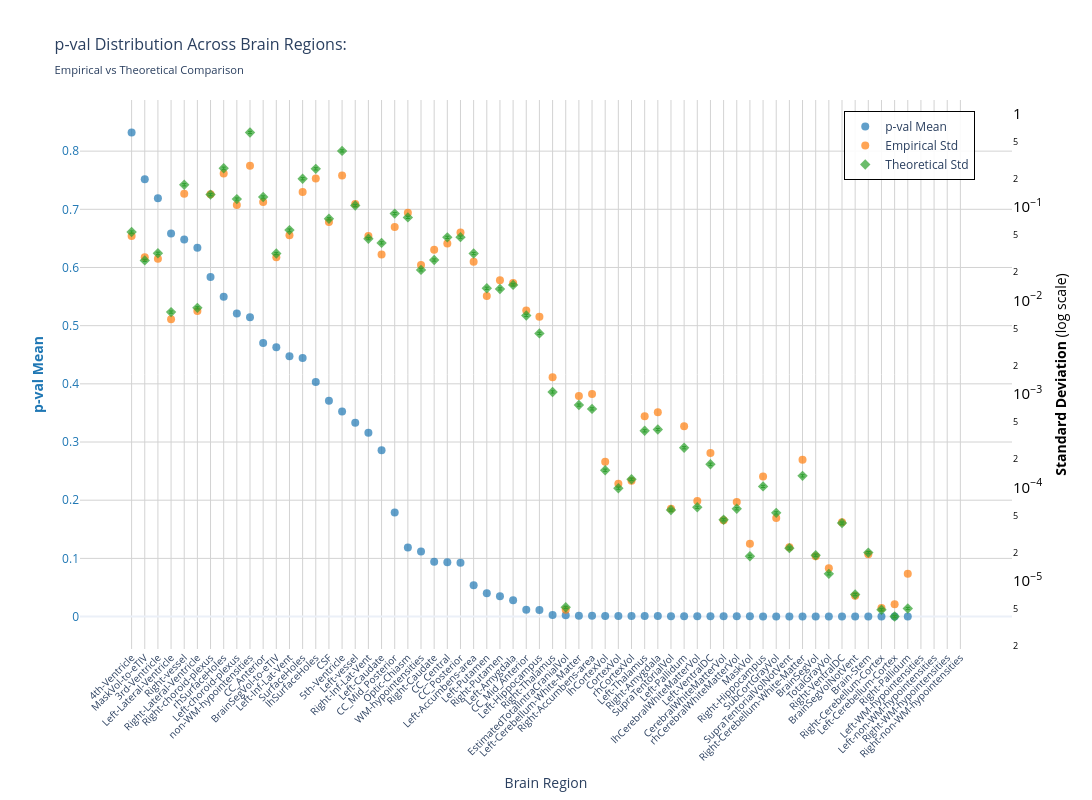
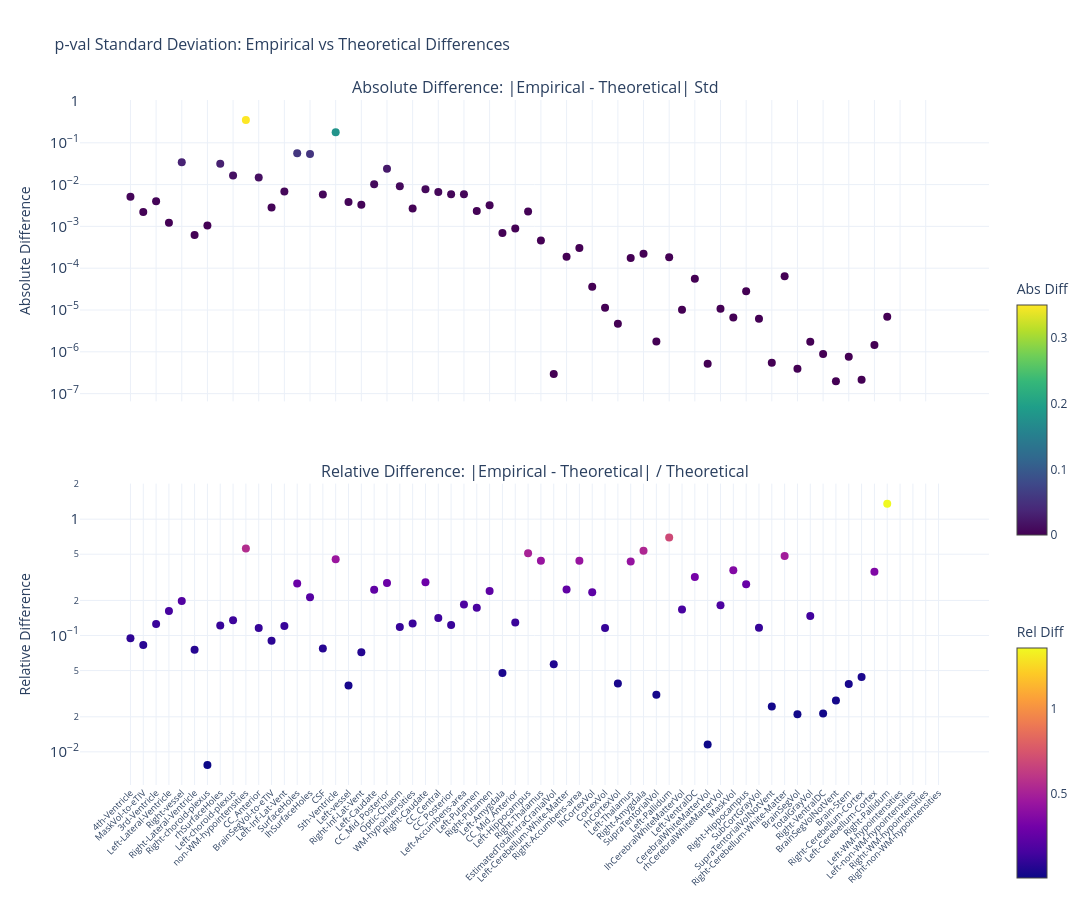

Source (notebook cell) for these figures, in order:
### Markdown cell above
### p-value

### Code cell
nu_nav = df_npvr[(df_npvr["timepoint"] == "baseline") & (df_npvr["group"] == "HC-PD")]
data_path = stats_dir / f"student_baseline_{METRIC}.parquet"
df, stats = get_test_stats(
    data_path, stat_functions_F, nu_nav, hemisphere=False, study="baseline"
)
show_figure(stats, hemisphere=False, stat_name="p-val", study="baseline", metric=METRIC)

### Figure 1 — Plotly figure (JSON) as saved in the notebook; plotly's stock layout.template omitted (floating-point values rounded to 4 significant figures)
{"data": [{"hovertemplate": "<b>%{x}</b><br>Mean p-val: %{y:.2f}<br><extra></extra>", "marker": {"color": "#1f77b4", "opacity": 0.7, "size": 8}, "mode": "markers", "name": "p-val Mean", "type": "scatter", "x": ["4th-Ventricle", "MaskVol-to-eTIV", "3rd-Ventricle", "Left-Lateral-Ventricle", "Right-vessel", "Right-Lateral-Ventricle", "Right-choroid-plexus", "rhSurfaceHoles", "Left-choroid-plexus", "non-WM-hypointensities", "CC_Anterior", "BrainSegVol-to-eTIV", "Left-Inf-Lat-Vent", "SurfaceHoles", "lhSurfaceHoles", "CSF", "5th-Ventricle", "Left-vessel", "Right-Inf-Lat-Vent", "Left-Caudate", "CC_Mid_Posterior", "Optic-Chiasm", "WM-hypointensities", "Right-Caudate", "CC_Central", "CC_Posterior", "Left-Accumbens-area", "Left-Putamen", "Right-Putamen", "Left-Amygdala", "CC_Mid_Anterior", "Left-Hippocampus", "Right-Thalamus", "EstimatedTotalIntraCranialVol", "Left-Cerebellum-White-Matter", "Right-Accumbens-area", "lhCortexVol", "CortexVol", "rhCortexVol", "Left-Thalamus", "Right-Amygdala", "SupraTentorialVol", "Left-Pallidum", "lhCerebralWhiteMatterVol", "Left-VentralDC", "CerebralWhiteMatterVol", "rhCerebralWhiteMatterVol", "MaskVol", "Right-Hippocampus", "SubCortGrayVol", "SupraTentorialVolNotVent", "Right-Cerebellum-White-Matter", "BrainSegVol", "TotalGrayVol", "Right-VentralDC", "BrainSegVolNotVent", "Brain-Stem", "Right-Cerebellum-Cortex", "Left-Cerebellum-Cortex", "Right-Pallidum", "Left-WM-hypointensities", "Left-non-WM-hypointensities", "Right-WM-hypointensities", "Right-non-WM-hypointensities"], "y": [0.8321, 0.7518, 0.7192, 0.6583, 0.6481, 0.634, 0.5838, 0.5497, 0.5209, 0.5146, 0.4704, 0.4628, 0.4476, 0.4443, 0.4031, 0.3709, 0.3526, 0.3329, 0.316, 0.2857, 0.1787, 0.1188, 0.1117, 0.0941, 0.09322, 0.09254, 0.05371, 0.04024, 0.03493, 0.02822, 0.01172, 0.01112, 0.002504, 0.002409, 0.001502, 0.001182, 0.001156, 0.001055, 0.001019, 0.0008593, 0.0007776, 0.000633, 0.0004631, 0.000396, 0.0003737, 0.0003664, 0.0003598, 0.0003196, 0.0002424, 0.0002227, 0.0002219, 0.0002193, 0.0002071, 0.000131, 8.272e-05, 7.135e-05, 6.379e-05, 1.908e-05, 1.8e-05, 9.438e-06, NaN, NaN, NaN, NaN], "yaxis": "y"}, {"hovertemplate": "<b>%{x}</b><br>Empirical Std: %{y:.3f}<br><extra></extra>", "marker": {"color": "#ff7f0e", "opacity": 0.7, "size": 8, "symbol": "circle"}, "mode": "markers", "name": "Empirical Std", "type": "scatter", "x": ["4th-Ventricle", "MaskVol-to-eTIV", "3rd-Ventricle", "Left-Lateral-Ventricle", "Right-vessel", "Right-Lateral-Ventricle", "Right-choroid-plexus", "rhSurfaceHoles", "Left-choroid-plexus", "non-WM-hypointensities", "CC_Anterior", "BrainSegVol-to-eTIV", "Left-Inf-Lat-Vent", "SurfaceHoles", "lhSurfaceHoles", "CSF", "5th-Ventricle", "Left-vessel", "Right-Inf-Lat-Vent", "Left-Caudate", "CC_Mid_Posterior", "Optic-Chiasm", "WM-hypointensities", "Right-Caudate", "CC_Central", "CC_Posterior", "Left-Accumbens-area", "Left-Putamen", "Right-Putamen", "Left-Amygdala", "CC_Mid_Anterior", "Left-Hippocampus", "Right-Thalamus", "EstimatedTotalIntraCranialVol", "Left-Cerebellum-White-Matter", "Right-Accumbens-area", "lhCortexVol", "CortexVol", "rhCortexVol", "Left-Thalamus", "Right-Amygdala", "SupraTentorialVol", "Left-Pallidum", "lhCerebralWhiteMatterVol", "Left-VentralDC", "CerebralWhiteMatterVol", "rhCerebralWhiteMatterVol", "MaskVol", "Right-Hippocampus", "SubCortGrayVol", "SupraTentorialVolNotVent", "Right-Cerebellum-White-Matter", "BrainSegVol", "TotalGrayVol", "Right-VentralDC", "BrainSegVolNotVent", "Brain-Stem", "Right-Cerebellum-Cortex", "Left-Cerebellum-Cortex", "Right-Pallidum", "Left-WM-hypointensities", "Left-non-WM-hypointensities", "Right-WM-hypointensities", "Right-non-WM-hypointensities"], "y": [0.04865, 0.02894, 0.02786, 0.006272, 0.1383, 0.007689, 0.1363, 0.2275, 0.1047, 0.2757, 0.1127, 0.02885, 0.04959, 0.1441, 0.2008, 0.06879, 0.2172, 0.1071, 0.04892, 0.03101, 0.06078, 0.08628, 0.02386, 0.03473, 0.04052, 0.05324, 0.02583, 0.01113, 0.01644, 0.01533, 0.007785, 0.006687, 0.001507, 4.907e-06, 0.0009463, 0.0009926, 0.000188, 0.0001092, 0.0001172, 0.0005762, 0.0006363, 5.881e-05, 0.0004489, 7.131e-05, 0.0002327, 4.443e-05, 6.956e-05, 2.492e-05, 0.0001303, 4.705e-05, 2.287e-05, 0.0001966, 1.834e-05, 1.36e-05, 4.226e-05, 6.924e-06, 1.923e-05, 5.103e-06, 5.606e-06, 1.191e-05, NaN, NaN, NaN, NaN], "yaxis": "y2"}, {"error_y": {"array": [0.001506, 0.000749, 0.0008931, 0.0002098, 0.004829, 0.000233, 0.003791, 0.007259, 0.003394, 0.01752, 0.003573, 0.0008883, 0.00158, 0.005603, 0.007146, 0.002089, 0.01112, 0.002895, 0.001279, 0.001154, 0.002374, 0.002162, 0.0005932, 0.0007562, 0.001322, 0.001328, 0.0008878, 0.0003772, 0.000371, 0.0004099, 0.0001932, 0.0001241, 2.933e-05, 1.457e-07, 2.123e-05, 1.933e-05, 4.263e-06, 2.741e-06, 3.416e-06, 1.126e-05, 1.162e-05, 1.598e-06, 7.42e-06, 1.712e-06, 4.944e-06, 1.259e-06, 1.649e-06, 5.119e-07, 2.862e-06, 1.492e-06, 6.255e-07, 3.715e-06, 5.249e-07, 3.321e-07, 1.159e-06, 1.995e-07, 5.603e-07, 1.369e-07, 1.16e-07, 1.415e-07, NaN, NaN, NaN, NaN], "arrayminus": [0.001464, 0.0007282, 0.0008683, 0.000204, 0.004696, 0.0002265, 0.003686, 0.007058, 0.0033, 0.01703, 0.003474, 0.0008636, 0.001536, 0.005447, 0.006948, 0.002031, 0.01081, 0.002814, 0.001243, 0.001122, 0.002309, 0.002102, 0.0005767, 0.0007353, 0.001286, 0.001291, 0.0008632, 0.0003668, 0.0003607, 0.0003986, 0.0001878, 0.0001206, 2.852e-05, 1.417e-07, 2.064e-05, 1.879e-05, 4.145e-06, 2.665e-06, 3.321e-06, 1.095e-05, 1.13e-05, 1.554e-06, 7.215e-06, 1.664e-06, 4.807e-06, 1.225e-06, 1.604e-06, 4.977e-07, 2.783e-06, 1.451e-06, 6.082e-07, 3.612e-06, 5.103e-07, 3.229e-07, 1.127e-06, 1.94e-07, 5.448e-07, 1.331e-07, 1.128e-07, 1.376e-07, NaN, NaN, NaN, NaN], "color": "#2ca02c", "thickness": 1, "type": "data", "visible": true, "width": 2}, "hovertemplate": "<b>%{x}</b><br>Theoretical Std: %{y:.3f}<br><extra></extra>", "marker": {"color": "#2ca02c", "opacity": 0.7, "size": 8, "symbol": "diamond"}, "mode": "markers", "name": "Theoretical Std", "type": "scatter", "x": ["4th-Ventricle", "MaskVol-to-eTIV", "3rd-Ventricle", "Left-Lateral-Ventricle", "Right-vessel", "Right-Lateral-Ventricle", "Right-choroid-plexus", "rhSurfaceHoles", "Left-choroid-plexus", "non-WM-hypointensities", "CC_Anterior", "BrainSegVol-to-eTIV", "Left-Inf-Lat-Vent", "SurfaceHoles", "lhSurfaceHoles", "CSF", "5th-Ventricle", "Left-vessel", "Right-Inf-Lat-Vent", "Left-Caudate", "CC_Mid_Posterior", "Optic-Chiasm", "WM-hypointensities", "Right-Caudate", "CC_Central", "CC_Posterior", "Left-Accumbens-area", "Left-Putamen", "Right-Putamen", "Left-Amygdala", "CC_Mid_Anterior", "Left-Hippocampus", "Right-Thalamus", "EstimatedTotalIntraCranialVol", "Left-Cerebellum-White-Matter", "Right-Accumbens-area", "lhCortexVol", "CortexVol", "rhCortexVol", "Left-Thalamus", "Right-Amygdala", "SupraTentorialVol", "Left-Pallidum", "lhCerebralWhiteMatterVol", "Left-VentralDC", "CerebralWhiteMatterVol", "rhCerebralWhiteMatterVol", "MaskVol", "Right-Hippocampus", "SubCortGrayVol", "SupraTentorialVolNotVent", "Right-Cerebellum-White-Matter", "BrainSegVol", "TotalGrayVol", "Right-VentralDC", "BrainSegVolNotVent", "Brain-Stem", "Right-Cerebellum-Cortex", "Left-Cerebellum-Cortex", "Right-Pallidum", "Left-WM-hypointensities", "Left-non-WM-hypointensities", "Right-WM-hypointensities", "Right-non-WM-hypointensities"], "y": [0.05375, 0.02673, 0.03188, 0.007489, 0.1724, 0.008315, 0.1353, 0.2591, 0.1211, 0.6253, 0.1275, 0.0317, 0.0564, 0.2, 0.2551, 0.07455, 0.3969, 0.1033, 0.04564, 0.04118, 0.08475, 0.07715, 0.02117, 0.02699, 0.0472, 0.0474, 0.03169, 0.01346, 0.01324, 0.01463, 0.006895, 0.004429, 0.001047, 5.202e-06, 0.0007578, 0.0006898, 0.0001522, 9.782e-05, 0.0001219, 0.000402, 0.0004146, 5.704e-05, 0.0002648, 6.11e-05, 0.0001765, 4.495e-05, 5.887e-05, 1.827e-05, 0.0001021, 5.325e-05, 2.233e-05, 0.0001326, 1.873e-05, 1.185e-05, 4.138e-05, 7.121e-06, 2e-05, 4.888e-06, 4.141e-06, 5.05e-06, NaN, NaN, NaN, NaN], "yaxis": "y2"}], "layout": {"height": 800, "hovermode": "x", "legend": {"bgcolor": "rgba(255, 255, 255, 0.9)", "bordercolor": "black", "borderwidth": 1, "font": {"size": 12}, "orientation": "v", "x": 0.82, "y": 0.98}, "title": {"font": {"size": 16}, "text": "p-val Distribution Across Brain Regions:<br><sub>Empirical vs Theoretical Comparison</sub>"}, "width": 1400, "xaxis": {"gridcolor": "lightgray", "showgrid": true, "tickangle": -45, "tickfont": {"size": 10}, "title": {"text": "Brain Region"}}, "yaxis": {"gridcolor": "lightgray", "showgrid": true, "side": "left", "tickfont": {"color": "#1f77b4"}, "title": {"font": {"color": "#1f77b4"}, "text": "<b>p-val Mean</b>"}}, "yaxis2": {"exponentformat": "power", "overlaying": "y", "showgrid": false, "side": "right", "tickfont": {"color": "black"}, "title": {"font": {"color": "black"}, "text": "<b>Standard Deviation</b> (log scale)"}, "type": "log"}}}

### Figure 2 — Plotly figure (JSON) as saved in the notebook; plotly's stock layout.template omitted (floating-point values rounded to 4 significant figures)
{"data": [{"hovertemplate": "<b>%{x}</b><br>Abs Diff: %{y:.4f}<br><extra></extra>", "marker": {"color": [0.0051, 0.002213, 0.00401, 0.001217, 0.03406, 0.0006258, 0.001044, 0.03157, 0.0164, 0.3497, 0.01479, 0.002851, 0.006814, 0.05589, 0.05426, 0.005759, 0.1797, 0.003832, 0.00328, 0.01017, 0.02397, 0.009129, 0.002686, 0.007744, 0.00668, 0.005841, 0.005859, 0.002331, 0.003197, 0.0006975, 0.0008905, 0.002258, 0.0004603, 2.951e-07, 0.0001885, 0.0003028, 3.582e-05, 1.136e-05, 4.711e-06, 0.0001743, 0.0002217, 1.763e-06, 0.0001841, 1.021e-05, 5.624e-05, 5.199e-07, 1.069e-05, 6.651e-06, 2.815e-05, 6.2e-06, 5.477e-07, 6.403e-05, 3.951e-07, 1.743e-06, 8.823e-07, 1.968e-07, 7.659e-07, 2.149e-07, 1.465e-06, 6.865e-06, NaN, NaN, NaN, NaN], "colorbar": {"len": 0.4, "title": {"text": "Abs Diff"}, "y": 0.75, "yanchor": "top"}, "colorscale": [[0, "#440154"], [0.1111, "#482878"], [0.2222, "#3e4989"], [0.3333, "#31688e"], [0.4444, "#26828e"], [0.5556, "#1f9e89"], [0.6667, "#35b779"], [0.7778, "#6ece58"], [0.8889, "#b5de2b"], [1, "#fde725"]], "showscale": true, "size": 8}, "mode": "markers", "name": "Absolute", "type": "scatter", "x": ["4th-Ventricle", "MaskVol-to-eTIV", "3rd-Ventricle", "Left-Lateral-Ventricle", "Right-vessel", "Right-Lateral-Ventricle", "Right-choroid-plexus", "rhSurfaceHoles", "Left-choroid-plexus", "non-WM-hypointensities", "CC_Anterior", "BrainSegVol-to-eTIV", "Left-Inf-Lat-Vent", "SurfaceHoles", "lhSurfaceHoles", "CSF", "5th-Ventricle", "Left-vessel", "Right-Inf-Lat-Vent", "Left-Caudate", "CC_Mid_Posterior", "Optic-Chiasm", "WM-hypointensities", "Right-Caudate", "CC_Central", "CC_Posterior", "Left-Accumbens-area", "Left-Putamen", "Right-Putamen", "Left-Amygdala", "CC_Mid_Anterior", "Left-Hippocampus", "Right-Thalamus", "EstimatedTotalIntraCranialVol", "Left-Cerebellum-White-Matter", "Right-Accumbens-area", "lhCortexVol", "CortexVol", "rhCortexVol", "Left-Thalamus", "Right-Amygdala", "SupraTentorialVol", "Left-Pallidum", "lhCerebralWhiteMatterVol", "Left-VentralDC", "CerebralWhiteMatterVol", "rhCerebralWhiteMatterVol", "MaskVol", "Right-Hippocampus", "SubCortGrayVol", "SupraTentorialVolNotVent", "Right-Cerebellum-White-Matter", "BrainSegVol", "TotalGrayVol", "Right-VentralDC", "BrainSegVolNotVent", "Brain-Stem", "Right-Cerebellum-Cortex", "Left-Cerebellum-Cortex", "Right-Pallidum", "Left-WM-hypointensities", "Left-non-WM-hypointensities", "Right-WM-hypointensities", "Right-non-WM-hypointensities"], "xaxis": "x", "y": [0.0051, 0.002213, 0.00401, 0.001217, 0.03406, 0.0006258, 0.001044, 0.03157, 0.0164, 0.3497, 0.01479, 0.002851, 0.006814, 0.05589, 0.05426, 0.005759, 0.1797, 0.003832, 0.00328, 0.01017, 0.02397, 0.009129, 0.002686, 0.007744, 0.00668, 0.005841, 0.005859, 0.002331, 0.003197, 0.0006975, 0.0008905, 0.002258, 0.0004603, 2.951e-07, 0.0001885, 0.0003028, 3.582e-05, 1.136e-05, 4.711e-06, 0.0001743, 0.0002217, 1.763e-06, 0.0001841, 1.021e-05, 5.624e-05, 5.199e-07, 1.069e-05, 6.651e-06, 2.815e-05, 6.2e-06, 5.477e-07, 6.403e-05, 3.951e-07, 1.743e-06, 8.823e-07, 1.968e-07, 7.659e-07, 2.149e-07, 1.465e-06, 6.865e-06, NaN, NaN, NaN, NaN], "yaxis": "y"}, {"hovertemplate": "<b>%{x}</b><br>Rel Diff: %{y:.2%}<br><extra></extra>", "marker": {"color": [0.09488, 0.08278, 0.1258, 0.1624, 0.1976, 0.07526, 0.007716, 0.1219, 0.1354, 0.5592, 0.116, 0.08993, 0.1208, 0.2795, 0.2128, 0.07725, 0.4528, 0.03709, 0.07186, 0.2471, 0.2828, 0.1183, 0.1268, 0.2869, 0.1415, 0.1232, 0.1849, 0.1731, 0.2414, 0.04767, 0.1292, 0.5098, 0.4397, 0.05674, 0.2488, 0.4389, 0.2354, 0.1162, 0.03864, 0.4336, 0.5346, 0.0309, 0.6951, 0.1672, 0.3187, 0.01157, 0.1816, 0.364, 0.2755, 0.1164, 0.02453, 0.4829, 0.02109, 0.1471, 0.02132, 0.02763, 0.0383, 0.04397, 0.3539, 1.359, NaN, NaN, NaN, NaN], "colorbar": {"len": 0.4, "title": {"text": "Rel Diff"}, "y": 0.25, "yanchor": "top"}, "colorscale": [[0, "#0d0887"], [0.1111, "#46039f"], [0.2222, "#7201a8"], [0.3333, "#9c179e"], [0.4444, "#bd3786"], [0.5556, "#d8576b"], [0.6667, "#ed7953"], [0.7778, "#fb9f3a"], [0.8889, "#fdca26"], [1, "#f0f921"]], "showscale": true, "size": 8}, "mode": "markers", "name": "Relative", "type": "scatter", "x": ["4th-Ventricle", "MaskVol-to-eTIV", "3rd-Ventricle", "Left-Lateral-Ventricle", "Right-vessel", "Right-Lateral-Ventricle", "Right-choroid-plexus", "rhSurfaceHoles", "Left-choroid-plexus", "non-WM-hypointensities", "CC_Anterior", "BrainSegVol-to-eTIV", "Left-Inf-Lat-Vent", "SurfaceHoles", "lhSurfaceHoles", "CSF", "5th-Ventricle", "Left-vessel", "Right-Inf-Lat-Vent", "Left-Caudate", "CC_Mid_Posterior", "Optic-Chiasm", "WM-hypointensities", "Right-Caudate", "CC_Central", "CC_Posterior", "Left-Accumbens-area", "Left-Putamen", "Right-Putamen", "Left-Amygdala", "CC_Mid_Anterior", "Left-Hippocampus", "Right-Thalamus", "EstimatedTotalIntraCranialVol", "Left-Cerebellum-White-Matter", "Right-Accumbens-area", "lhCortexVol", "CortexVol", "rhCortexVol", "Left-Thalamus", "Right-Amygdala", "SupraTentorialVol", "Left-Pallidum", "lhCerebralWhiteMatterVol", "Left-VentralDC", "CerebralWhiteMatterVol", "rhCerebralWhiteMatterVol", "MaskVol", "Right-Hippocampus", "SubCortGrayVol", "SupraTentorialVolNotVent", "Right-Cerebellum-White-Matter", "BrainSegVol", "TotalGrayVol", "Right-VentralDC", "BrainSegVolNotVent", "Brain-Stem", "Right-Cerebellum-Cortex", "Left-Cerebellum-Cortex", "Right-Pallidum", "Left-WM-hypointensities", "Left-non-WM-hypointensities", "Right-WM-hypointensities", "Right-non-WM-hypointensities"], "xaxis": "x2", "y": [0.09488, 0.08278, 0.1258, 0.1624, 0.1976, 0.07526, 0.007716, 0.1219, 0.1354, 0.5592, 0.116, 0.08993, 0.1208, 0.2795, 0.2128, 0.07725, 0.4528, 0.03709, 0.07186, 0.2471, 0.2828, 0.1183, 0.1268, 0.2869, 0.1415, 0.1232, 0.1849, 0.1731, 0.2414, 0.04767, 0.1292, 0.5098, 0.4397, 0.05674, 0.2488, 0.4389, 0.2354, 0.1162, 0.03864, 0.4336, 0.5346, 0.0309, 0.6951, 0.1672, 0.3187, 0.01157, 0.1816, 0.364, 0.2755, 0.1164, 0.02453, 0.4829, 0.02109, 0.1471, 0.02132, 0.02763, 0.0383, 0.04397, 0.3539, 1.359, NaN, NaN, NaN, NaN], "yaxis": "y2"}], "layout": {"annotations": [{"font": {"size": 16}, "showarrow": false, "text": "Absolute Difference: |Empirical - Theoretical| Std", "x": 0.5, "xanchor": "center", "xref": "paper", "y": 1, "yanchor": "bottom", "yref": "paper"}, {"font": {"size": 16}, "showarrow": false, "text": "Relative Difference: |Empirical - Theoretical| / Theoretical", "x": 0.5, "xanchor": "center", "xref": "paper", "y": 0.44, "yanchor": "bottom", "yref": "paper"}], "height": 900, "hovermode": "x unified", "showlegend": false, "title": {"font": {"size": 16}, "text": "p-val Standard Deviation: Empirical vs Theoretical Differences"}, "width": 1400, "xaxis": {"anchor": "y", "domain": [0, 1], "showticklabels": false}, "xaxis2": {"anchor": "y2", "domain": [0, 1], "tickangle": -45, "tickfont": {"size": 9}}, "yaxis": {"anchor": "x", "domain": [0.56, 1], "exponentformat": "power", "title": {"text": "Absolute Difference"}, "type": "log"}, "yaxis2": {"anchor": "x2", "domain": [0, 0.44], "exponentformat": "power", "title": {"text": "Relative Difference"}, "type": "log"}}}
